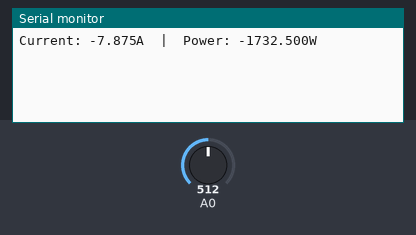
The sketch below on a simulated Arduino Uno, built with avr-gcc and run on an emulated ATmega328P. Parts: the last lines printed to the serial monitor. The test bench sets the inputs (shaded band); at power-on: A0 = 512.

Above: at 1.2 s.
1.3 s: A0 set to 716
At 2.4 s:
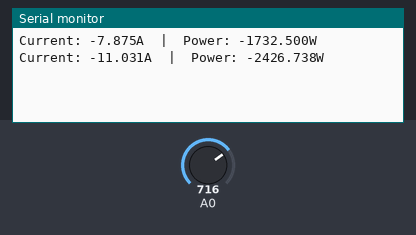
2.8 s: A0 set to 900
At 3.8 s:
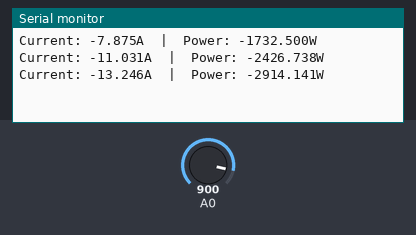
Timing chart, 0 to 5.8 s (numbered marks = the images above; inputs shaded):
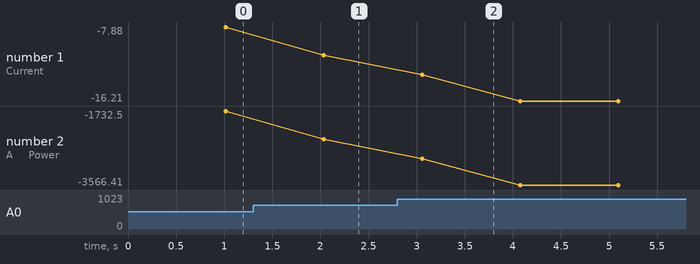

Measured:
- after the input at 1.3 s, the serial monitor: prints a new line after 0.74 s (image 1)
- after the input at 2.8 s, the serial monitor: prints a new line after 0.26 s (image 2)
- plotted number 1: -7.88 → -11.03 after the input at 1.3 s, -11.03 → -16.21 after the input at 2.8 s
- plotted number 2: -1732.5 → -2426.74 after the input at 1.3 s, -2426.74 → -3566.41 after the input at 2.8 s

The sketch:

Sen0211_read_Ver.4.ino
```cpp
void setup() {
  Serial.begin(9600);
}

void loop() {
  float I = 0;
  float Watt = 0;
  float I_sum = 0;
  float Watt_sum = 0;

  for(int i = 0; i < 100;)
  {
    i = i + 1;
    float I = get_ampere();
    float Watt = I * 220.0;
    I_sum = I_sum + I;
    Watt_sum = Watt_sum + Watt;
    delay(10);
    }

  I = I_sum / 100;
  Watt = Watt_sum / 100;


  Serial.print("Current: ");
  Serial.print(I, 3);
  Serial.print("A  |  Power: ");
  Serial.print(Watt, 3);
  Serial.println("W");

  //Serial.println(Watt, 3);
  //Serial.println(analogRead(A0));
    }


float get_ampere()
{
  float Sensor_value;
  float Sensor_value_sum = 0;
  float Current = 0;

  Sensor_value = analogRead(A0)*1.1;

  if(Sensor_value < 40)
  {
    Sensor_value = 160;
    }

  Sensor_value = -(Sensor_value - 160)/1024;
  Current = Sensor_value * 20.0;
  return(Current);
  }
```
